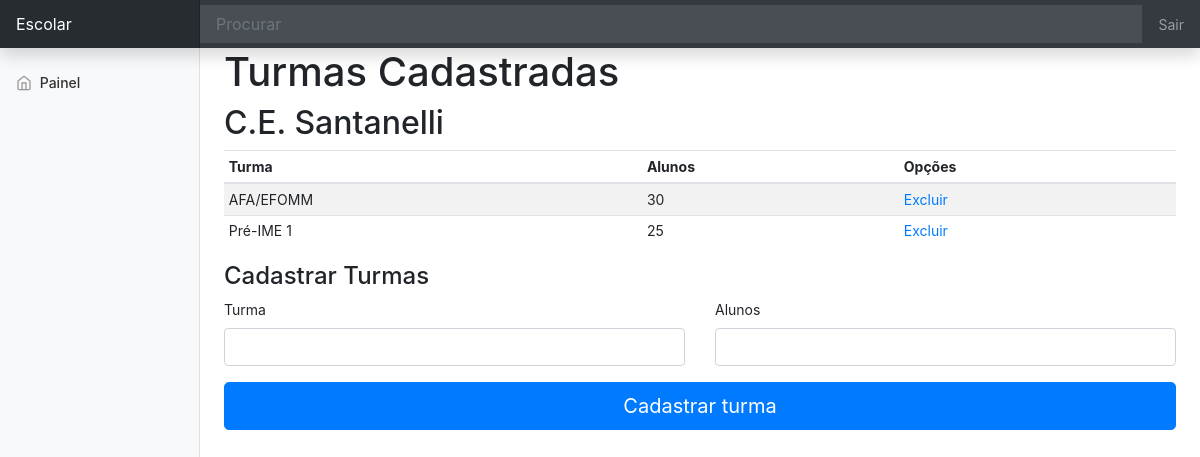
/turmas/1, run on the app's committed database.
### app.py (models this page shows, shortened)
class School(db.Model):
    id = db.Column(db.Integer, primary_key = True)
    name = db.Column(db.String(200), nullable = False)
    neigh = db.Column(db.String(200), nullable = False)
    students = db.Column(db.Integer, default = 0)
    endow = db.Column(db.Float)

class Classes(db.Model):
    id = db.Column(db.Integer, primary_key = True)
    name = db.Column(db.String(200), nullable = False)
    students = db.Column(db.Integer, default = 0)
    school = db.Column(db.String(200), nullable = False)

### app.py (the view)
@app.route('/turmas/<int:id>', methods=['POST', 'GET'])
def update(id):
    school_sel = School.query.filter_by(id = id).all()
    school_name = school_sel[0].name
    classes = Classes.query.filter_by(school = school_sel[0].name).all()
    if request.method == 'POST':
        turma = request.form['turma']
        alunos = request.form['alunos']
        total_alunos = school_sel[0].students
        total_alunos = total_alunos + int(alunos)
        new_class = Classes(name = turma, students = alunos, school = school_sel[0].name)
        school = School.query.get_or_404(id)
        school.students = total_alunos
        try:
            db.session.add(new_class)
            db.session.commit()
        except:
            return "There was an issue"
        return redirect('/turmas/'+str(id))
    else:
        return render_template('turmas.html', classes = classes, school_name = school_name, id = id)

### templates/turmas.html (shortened to what this page needs)
{% extends 'base.html' %}
{% block body %}
<div class="container-fluid">
  <div class="row">
    <nav id="sidebarMenu" class="col-md-3 col-lg-2 d-md-block bg-light sidebar collapse">
      <div class="sidebar-sticky pt-3">
        <ul class="nav flex-column">
          <li class="nav-item">
            <a class="nav-link" href="#">
              <span data-feather="home"></span>
              Painel<span class="sr-only">(current)</span>
            </a>
          </li>
        </ul>
      </div>
    </nav>
    <main role="main" class="col-md-9 ml-sm-auto col-lg-10 px-md-4">
      <h1>Turmas Cadastradas</h1>
      <h2>{{ school_name }}</h2>
      <div class="table-responsive">
        <table class="table table-striped table-sm">
          <thead>
            <tr>
              <th>Turma</th>
              <th>Alunos</th>
              <th>Opções</th>
            </tr>
          </thead>
          <tbody>
            {% for class_sel in classes %}
            <tr>
                <td>{{ class_sel.name }}</td>
                <td>{{ class_sel.students }}</td>
                <td>
                    <a href="/excluir_turma?sc={{id}}&cl={{class_sel.id}}">Excluir</a>
                </td>
            </tr>
            {% endfor %}
          </tbody>
        </table>
      </div>
      <h4>Cadastrar Turmas</h4>
      <form action="/turmas/{{ id }}" method="POST" class="needs-validation" novalidate>
        <div class="row">
          <div class="col-md-6 mb-3">
            <label for="firstName">Turma</label>
            <input type="text" class="form-control" id="turma" name="turma" placeholder="" value="" required>
          </div>
          <div class="col-md-6 mb-3">
            <label for="lastName">Alunos</label>
            <input type="number" class="form-control" id="alunos" name="alunos" placeholder="" value="" required>
          </div>
        </div>
        <button class="btn btn-primary btn-lg btn-block" type="submit">Cadastrar turma</button>
      </form>
    </main>
        </div>
 </div>
{% endblock %}

### static/css/dashboard.css (style rules this page uses)
body { font-size: .875rem; }
.feather { width: 16px; height: 16px; vertical-align: text-bottom; }
.sidebar { position: fixed; top: 0; bottom: 0; left: 0; z-index: 100; padding: 48px 0 0; box-shadow: inset -1px 0 0 rgba(0, 0, 0, .1); }
.sidebar-sticky { position: relative; top: 0; height: calc(100vh - 48px); padding-top: .5rem; overflow-x: hidden; overflow-y: auto; }
.sidebar .nav-link { font-weight: 500; color: #333; }
.sidebar .nav-link .feather { margin-right: 4px; color: #999; }

### data on the page
School: name "C.E. Santanelli"
Classes: name "AFA/EFOMM", students "30"
Classes: name "Pré-IME 1", students "25"
